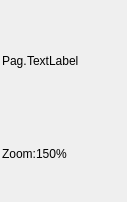
<?xml version="1.0" encoding="UTF-8"?>
<ui version="4.0">
 <class>MiniatureView</class>
 <widget class="QWidget" name="MiniatureView">
  <property name="geometry">
   <rect>
    <x>0</x>
    <y>0</y>
    <width>127</width>
    <height>202</height>
   </rect>
  </property>
  <property name="windowTitle">
   <string>Form</string>
  </property>
  <property name="styleSheet">
   <string notr="true"/>
  </property>
  <widget class="QWidget" name="screenshotCont" native="true">
   <property name="geometry">
    <rect>
     <x>0</x>
     <y>0</y>
     <width>125</width>
     <height>200</height>
    </rect>
   </property>
   <layout class="QVBoxLayout" name="verticalLayout">
    <property name="spacing">
     <number>0</number>
    </property>
    <property name="leftMargin">
     <number>2</number>
    </property>
    <property name="topMargin">
     <number>0</number>
    </property>
    <property name="rightMargin">
     <number>0</number>
    </property>
    <property name="bottomMargin">
     <number>0</number>
    </property>
    <item>
     <widget class="QLabel" name="miniatureTopSpacer">
      <property name="text">
       <string/>
      </property>
     </widget>
    </item>
    <item>
     <widget class="QWidget" name="pageCont" native="true">
      <layout class="QHBoxLayout" name="horizontalLayout_2">
       <property name="spacing">
        <number>0</number>
       </property>
       <property name="margin">
        <number>0</number>
       </property>
       <item>
        <widget class="QLabel" name="pageLbl">
         <property name="sizePolicy">
          <sizepolicy hsizetype="Preferred" vsizetype="Expanding">
           <horstretch>0</horstretch>
           <verstretch>0</verstretch>
          </sizepolicy>
         </property>
         <property name="text">
          <string>Pag.</string>
         </property>
         <property name="alignment">
          <set>Qt::AlignLeading|Qt::AlignLeft|Qt::AlignVCenter</set>
         </property>
        </widget>
       </item>
       <item>
        <widget class="QLabel" name="pageValueLbl">
         <property name="sizePolicy">
          <sizepolicy hsizetype="Preferred" vsizetype="Expanding">
           <horstretch>0</horstretch>
           <verstretch>0</verstretch>
          </sizepolicy>
         </property>
         <property name="text">
          <string>TextLabel</string>
         </property>
         <property name="alignment">
          <set>Qt::AlignLeading|Qt::AlignLeft|Qt::AlignVCenter</set>
         </property>
        </widget>
       </item>
       <item>
        <spacer name="horizontalSpacer">
         <property name="orientation">
          <enum>Qt::Horizontal</enum>
         </property>
         <property name="sizeHint" stdset="0">
          <size>
           <width>40</width>
           <height>20</height>
          </size>
         </property>
        </spacer>
       </item>
      </layout>
     </widget>
    </item>
    <item>
     <widget class="QWidget" name="zoomCont" native="true">
      <layout class="QHBoxLayout" name="horizontalLayout">
       <property name="spacing">
        <number>0</number>
       </property>
       <property name="margin">
        <number>0</number>
       </property>
       <item>
        <widget class="QLabel" name="zoomLbl">
         <property name="sizePolicy">
          <sizepolicy hsizetype="Preferred" vsizetype="Expanding">
           <horstretch>0</horstretch>
           <verstretch>0</verstretch>
          </sizepolicy>
         </property>
         <property name="text">
          <string>Zoom:</string>
         </property>
         <property name="alignment">
          <set>Qt::AlignLeading|Qt::AlignLeft|Qt::AlignVCenter</set>
         </property>
        </widget>
       </item>
       <item>
        <widget class="QLabel" name="zoomValueLbl">
         <property name="sizePolicy">
          <sizepolicy hsizetype="Preferred" vsizetype="Expanding">
           <horstretch>0</horstretch>
           <verstretch>0</verstretch>
          </sizepolicy>
         </property>
         <property name="text">
          <string>150%</string>
         </property>
         <property name="alignment">
          <set>Qt::AlignLeading|Qt::AlignLeft|Qt::AlignVCenter</set>
         </property>
        </widget>
       </item>
       <item>
        <spacer name="horizontalSpacer_2">
         <property name="orientation">
          <enum>Qt::Horizontal</enum>
         </property>
         <property name="sizeHint" stdset="0">
          <size>
           <width>40</width>
           <height>20</height>
          </size>
         </property>
        </spacer>
       </item>
      </layout>
     </widget>
    </item>
   </layout>
  </widget>
  <widget class="QWidget" name="frame" native="true">
   <property name="geometry">
    <rect>
     <x>20</x>
     <y>20</y>
     <width>80</width>
     <height>80</height>
    </rect>
   </property>
  </widget>
  <widget class="QLabel" name="screenshotLbl">
   <property name="geometry">
    <rect>
     <x>120</x>
     <y>10</y>
     <width>66</width>
     <height>17</height>
    </rect>
   </property>
   <property name="text">
    <string/>
   </property>
  </widget>
  <zorder>screenshotCont</zorder>
  <zorder>screenshotLbl</zorder>
  <zorder>frame</zorder>
 </widget>
 <resources/>
 <connections/>
</ui>
